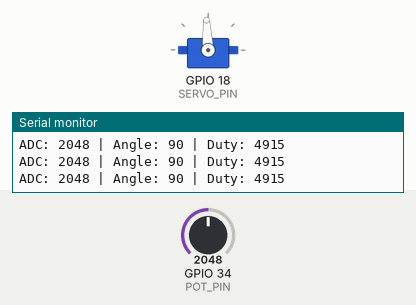
A sketch run on a simulated ESP32. On the bench: servo, the last lines printed to the serial monitor. Inputs (shaded band) come from the test bench; at power-on: GPIO 34 (POT_PIN) = 2048. Servo pulses on a pin are drawn as a servo (544–2400 µs = 0–180°).

Above: at 2.2 s.
2.3 s: GPIO 34 (POT_PIN) set to 1598
At 3.0 s:
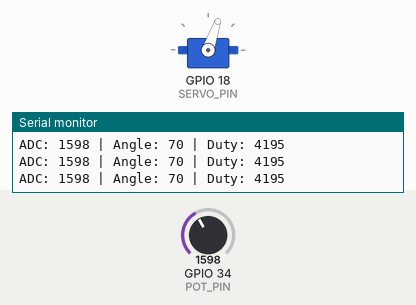
3.8 s: GPIO 34 (POT_PIN) set to 1228
At 5.0 s:
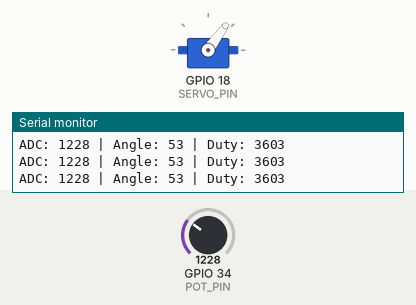
5.3 s: GPIO 34 (POT_PIN) set to 491
At 5.7 s:
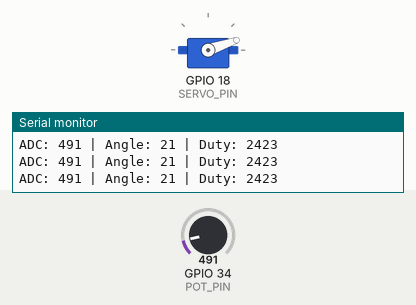
6.8 s: GPIO 34 (POT_PIN) set to 2866
At 8.0 s:
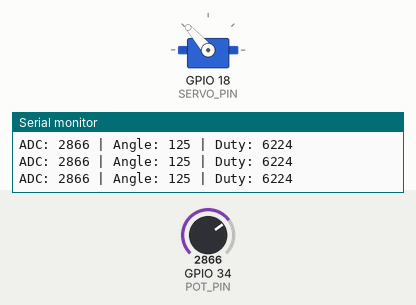
8.3 s: GPIO 34 (POT_PIN) set to 3603
At 8.7 s:
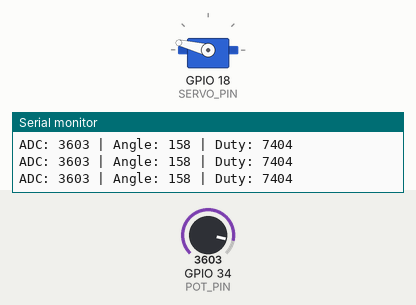
9.8 s: GPIO 34 (POT_PIN) set to 2047
At 10.7 s:
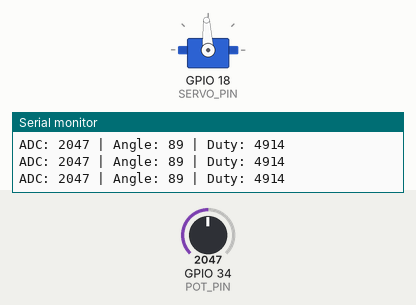
Timing chart, 0 to 12.3 s (numbered marks = the images above; inputs shaded):
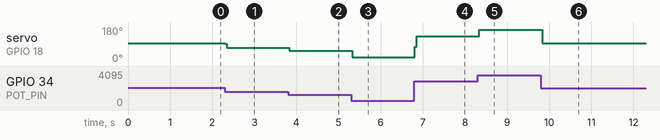

The sketch:

program_3.ino
```cpp
#include <Arduino.h>

#define SERVO_PIN 18
#define POT_PIN   34

// PWM config
#define PWM_FREQ 50      // 50 Hz (servo standard)
#define PWM_RES  16      // 16-bit resolution

// Duty range untuk servo (16-bit, 50Hz)
#define SERVO_MIN 1638   // ~0.5 ms
#define SERVO_MAX 8192   // ~2.5 ms

int readSmooth() {
    long total = 0;
    for (int i = 0; i < 10; i++) {
        total += analogRead(POT_PIN);
        delay(2);
    }
    return total / 10;
}

void setup() {
    Serial.begin(115200);
    delay(1000);

    ledcSetup(0, PWM_FREQ, PWM_RES);
    ledcAttachPin(SERVO_PIN, 0);

    Serial.println("Servo + Potensiometer (STABIL)");
}

void loop() {
    int pot = readSmooth(); // smoothing ADC

    // pastikan tidak out of range
    pot = constrain(pot, 0, 4095);

    int duty = map(pot, 0, 4095, SERVO_MIN, SERVO_MAX);
    int angle = map(pot, 0, 4095, 0, 180);

    ledcWrite(0, duty);

    Serial.print("ADC: ");
    Serial.print(pot);
    Serial.print(" | Angle: ");
    Serial.print(angle);
    Serial.print(" | Duty: ");
    Serial.println(duty);

    delay(20); // sesuai 50Hz servo
}
```

Measured:
- after the input at 2.3 s, servo on GPIO 18 (SERVO_PIN): 93° → 71° at once
- after the input at 3.8 s, servo on GPIO 18 (SERVO_PIN): 71° → 54° at once
- after the input at 5.3 s, servo on GPIO 18 (SERVO_PIN): 54° → 19° at once
- after the input at 6.8 s, servo on GPIO 18 (SERVO_PIN): 19° → 131° at once
- after the input at 8.3 s, servo on GPIO 18 (SERVO_PIN): 131° → 166° at once
- after the input at 9.8 s, servo on GPIO 18 (SERVO_PIN): 166° → 93° at once
